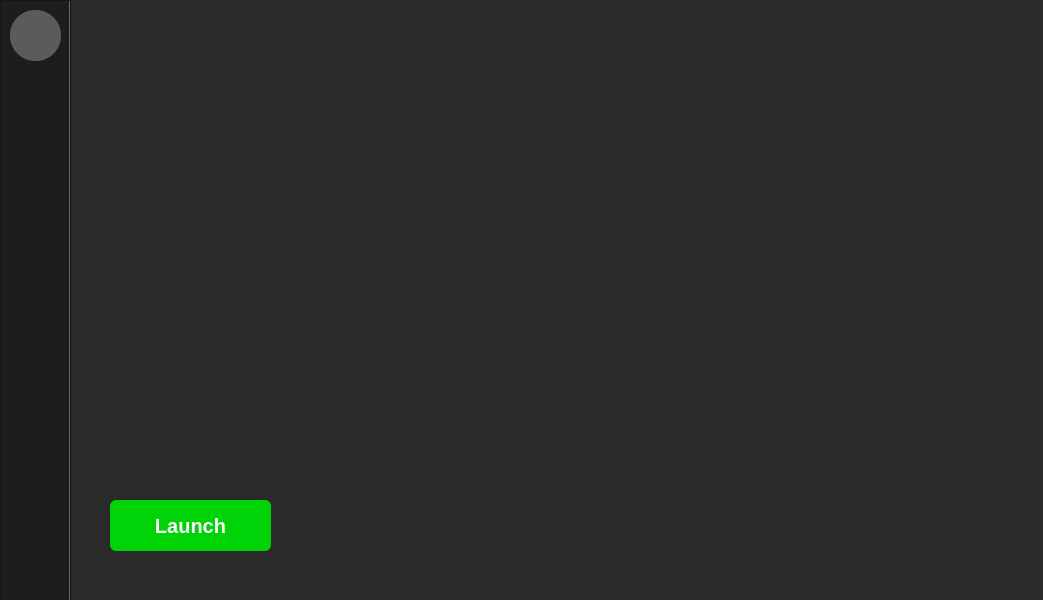
<?xml version="1.0" encoding="UTF-8"?>
<ui version="4.0">
 <class>SynthLauncher</class>
 <widget class="QMainWindow" name="SynthLauncher">
  <property name="geometry">
   <rect>
    <x>0</x>
    <y>0</y>
    <width>1043</width>
    <height>600</height>
   </rect>
  </property>
  <property name="windowTitle">
   <string>SynthLauncher</string>
  </property>
  <property name="styleSheet">
   <string notr="true"/>
  </property>
  <widget class="QWidget" name="centralwidget">
   <property name="styleSheet">
    <string notr="true">QWidget {
	background: rgb(42, 42, 42);
}</string>
   </property>
   <widget class="QPushButton" name="pushButton">
    <property name="geometry">
     <rect>
      <x>110</x>
      <y>500</y>
      <width>161</width>
      <height>51</height>
     </rect>
    </property>
    <property name="styleSheet">
     <string notr="true">QPushButton {
	background: rgb(0, 211, 7);
	border-radius: 6px;
	color: white;
	font-size: 20px;
	font-weight: bold;
	padding: 10;
}</string>
    </property>
    <property name="text">
     <string>Launch</string>
    </property>
   </widget>
   <widget class="QFrame" name="frame">
    <property name="geometry">
     <rect>
      <x>0</x>
      <y>0</y>
      <width>71</width>
      <height>601</height>
     </rect>
    </property>
    <property name="styleSheet">
     <string notr="true">QFrame {
	background: rgb(29, 29, 29);
	border-right: 2 solid rgb(103, 103, 103);
}</string>
    </property>
    <property name="frameShape">
     <enum>QFrame::Shape::StyledPanel</enum>
    </property>
    <property name="frameShadow">
     <enum>QFrame::Shadow::Raised</enum>
    </property>
    <widget class="QWidget" name="widget" native="true">
     <property name="geometry">
      <rect>
       <x>10</x>
       <y>10</y>
       <width>51</width>
       <height>51</height>
      </rect>
     </property>
     <property name="layoutDirection">
      <enum>Qt::LayoutDirection::LeftToRight</enum>
     </property>
     <property name="styleSheet">
      <string notr="true">QWidget {
	background: rgb(91, 91, 91);
	border-radius: 25;
}</string>
     </property>
    </widget>
   </widget>
  </widget>
 </widget>
 <tabstops>
  <tabstop>pushButton</tabstop>
 </tabstops>
 <resources/>
 <connections/>
</ui>
